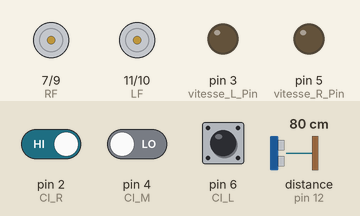
Recording of a sketch running on a simulated Arduino Uno, built with avr-gcc and run on an emulated ATmega328P. On the bench: motor-driver pin pairs drawn as motors (green arrow = first pin HIGH = forward, orange = second pin HIGH = backward, longer = more drive), output pins drawn as LEDs (lit = HIGH). Wiring (inferred from the names in the program): ultrasonic range finder: trigger pin 13; echo pin 12. Inputs (shaded band) come from the test bench; at power-on: pin 2 (CI_R) HIGH, distance to the obstacle (sensor on pin 12) 80 cm, pin 4 (CI_M) LOW, pin 6 (CI_L) HIGH. The echo pulse lasts 58.3 µs per cm; pins used as bus, display or sensor lines are not drawn.

Above: at 1.2 s.
1.3 s: pin 2 (CI_R) driven LOW
At 2.4 s:
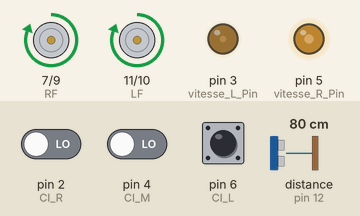
2.8 s: distance to the obstacle (sensor on pin 12) set to 13 cm
4.3 s: distance to the obstacle (sensor on pin 12) set to 10 cm
At 4.6 s:
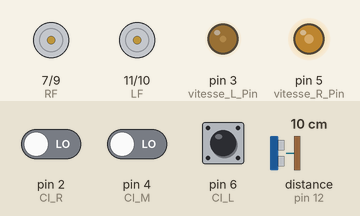
5.8 s: distance to the obstacle (sensor on pin 12) set to 18 cm
At 6.9 s:
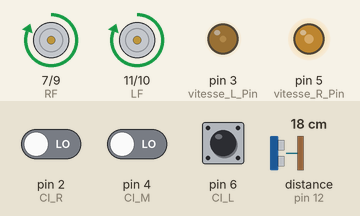
7.3 s: distance to the obstacle (sensor on pin 12) set to 2 cm
At 8.0 s:
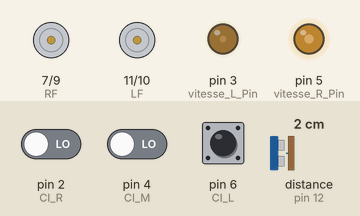
Timing chart, 0 to 9.8 s (numbered marks = the images above; inputs shaded):
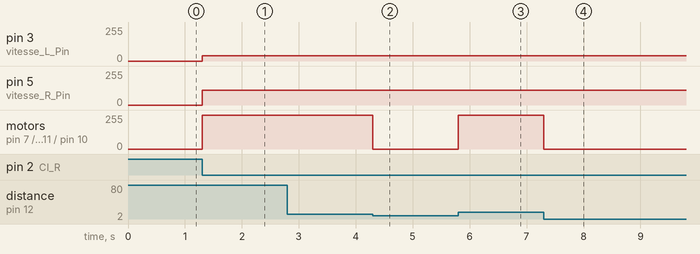

Measured:
- the behaviour switches between 12 and 11 cm on distance to the obstacle (sensor on pin 12) (found by bisection; images 1 and 2)
- after the input at 1.3 s, pin 3 (vitesse_L_Pin): 0/255 → 40/255 at once; pin 5 (vitesse_R_Pin): 0/255 → 110/255 at once; motor on pin 7 (RF) / pin 9 (RB), motor on pin 11 (LF) / pin 10 (LB): stopped → forward 255/255 at once
- after the input at 2.8 s, every drawn part: stays the same
- after the input at 4.3 s, motor on pin 7 (RF) / pin 9 (RB), motor on pin 11 (LF) / pin 10 (LB): forward 255/255 → stopped at once
- after the input at 5.8 s, motor on pin 7 (RF) / pin 9 (RB), motor on pin 11 (LF) / pin 10 (LB): stopped → forward 255/255 at once
- after the input at 7.3 s, motor on pin 7 (RF) / pin 9 (RB), motor on pin 11 (LF) / pin 10 (LB): forward 255/255 → stopped at once

The sketch:

sketch_may12a.ino
```cpp
/*******************************************************
 * Projet        : Robot Suiveur de Ligne avec Ultrason
 * Auteur        : Ahmed Jendoubi
 * Équipe projet :
 *    - Ahmed Jendoubi
 *    - Ahmed Yassin Trabelsi
 *    - Yassin Ben Hassen
 *    - Arij Melliti
 *    - Alaa Ben Hamouda
 *    - Emna Soltani
 *    - Yassin Dorii
 *
 * Compte GitHub  : https://github.com/AhmedGhost24
 * Code source    : https://github.com/AhmedGhost24/robot-suiveur-ligne
 *
 * Description    : Robot autonome qui suit une ligne
 *                  noire et évite les obstacles grâce à
 *                  un capteur à ultrasons (HC-SR04).
 *******************************************************/


const int CI_L = 6, CI_M = 4, CI_R = 2; // Capteurs infrarouges : gauche (CI_L), milieu (CI_M), droite (CI_R)
const int RF = 7, RB = 9, LB = 10, LF = 11; // Broches pour les deux moteurs : RF et RB pour le moteur droit, LF et LB pour le moteur gauche (Forward = avant, Backward = arrière)
const int trig = 13, echo = 12; // Broches pour le capteur à ultrasons : trig (émission), echo (réception)

const int vitesse_L_Pin = 3;  // Broche PWM pour contrôler la vitesse du moteur gauche
const int vitesse_R_Pin = 5;  // Broche PWM pour contrôler la vitesse du moteur droit

int vitesse_L = 50; // Vitesse initiale du moteur gauche (valeur entre 0 et 255)
int vitesse_R = 50; // Vitesse initiale du moteur droit (valeur entre 0 et 255)

enum direction_AA{ Forward, Backward};
enum direction_LR{ Right, Left, All};


void Moteur_controller(direction_AA _AA,direction_LR _LR); // Fonction pour contrôler les moteurs : définit leur direction (avant/arrière) et leur mouvement (gauche/droite)
void FollowLine();  // Fonction pour suivre une ligne noire ou blanche à l’aide des capteurs infrarouges
void Moteur_stop(); // Fonction pour arrêter tous les moteurs du robot
void Test_Moteurs();  // Fonction pour tester individuellement les moteurs gauche et droit
void Moteur_Move(); // Fonction pour faire avancer le robot tout droit
int mesurerDistanceCM();  // Fonction pour mesurer la distance (en centimètres) à l’aide du capteur à ultrasons


void setup()
{
  // les capteurs infrarouge
  pinMode(CI_L,INPUT);
  pinMode(CI_M,INPUT);
  pinMode(CI_R,INPUT);

  // le capteur ultrason
  pinMode(trig,OUTPUT);
  pinMode(echo,INPUT);

  // les moteurs
  pinMode(RF,OUTPUT);
  pinMode(RF,OUTPUT);
  pinMode(RB,OUTPUT);
  pinMode(LF,OUTPUT);
  pinMode(LB,OUTPUT);
}


void loop()
{
  int distance = mesurerDistanceCM();
  if (distance > 10)
    FollowLine();
  else
    Moteur_stop();
}

void Moteur_controller(direction_AA _AA, direction_LR _LR) {


  int baseSpeed = 75;
  int turnOffset = 35;

  switch (_LR) {
    case Right:
      vitesse_L = baseSpeed + turnOffset;
      vitesse_R = baseSpeed - turnOffset;
      break;

    case Left:
      vitesse_L = baseSpeed - turnOffset;
      vitesse_R = baseSpeed + turnOffset;
      break;

    case All:
      vitesse_L = baseSpeed;
      vitesse_R = baseSpeed;
      break;

    default:
      vitesse_L = 0;
      vitesse_R = 0;
      break;
  }

  analogWrite(vitesse_L_Pin, vitesse_L);
  analogWrite(vitesse_R_Pin, vitesse_R);

  switch (_AA) {
    case Forward:
      digitalWrite(RB, LOW);
      digitalWrite(LB, LOW);
      digitalWrite(RF, HIGH);
      digitalWrite(LF, HIGH);
      break;

    case Backward:
      digitalWrite(RB, HIGH);
      digitalWrite(LB, HIGH);
      digitalWrite(RF, LOW);
      digitalWrite(LF, LOW);
      break;

    default:
      digitalWrite(RB, LOW);
      digitalWrite(LB, LOW);
      digitalWrite(RF, LOW);
      digitalWrite(LF, LOW);
      break;
  }
}


void Moteur_stop(){
  digitalWrite(RB, LOW);
  digitalWrite(LB, LOW);
  digitalWrite(RF, LOW);
  digitalWrite(LF, LOW);
}

void Moteur_Move(){
  digitalWrite(RB, LOW);
  digitalWrite(LB, LOW);
  digitalWrite(RF, HIGH);
  digitalWrite(LF, HIGH);
}


void FollowLine() {
if (!digitalRead(CI_L) && digitalRead(CI_M) && !digitalRead(CI_R)) {
  Moteur_controller(Forward, All);
}
else if ((digitalRead(CI_L) && digitalRead(CI_M) && !digitalRead(CI_R)) ||
         (digitalRead(CI_L) && !digitalRead(CI_M) && !digitalRead(CI_R))) {
  Moteur_controller(Forward, Left);
}
else if ((!digitalRead(CI_L) && digitalRead(CI_M) && digitalRead(CI_R)) ||
         (!digitalRead(CI_L) && !digitalRead(CI_M) && digitalRead(CI_R))) {
  Moteur_controller(Forward, Right);
}
else {
  Moteur_stop();
}

/*
  | CI_L | CI_M | CI_R | Explication                            | Mouvement                            |
  |------|------|------|----------------------------------------|--------------------------------------|
  |  1   |  0   |  1   | Ligne centrée                          | Avancer tout droit (All)             |
  |  1   |  0   |  0   | Ligne légèrement à droite              | Tourner un peu à gauche              |
  |  1   |  1   |  0   | Ligne fortement à droite               | Tourner fort à gauche                |
  |  0   |  0   |  1   | Ligne légèrement à gauche              | Tourner un peu à droite              |
  |  0   |  1   |  1   | Ligne fortement à gauche               | Tourner fort à droite                |
  |     Autres cas     | Ligne non détectée                     | Arrêt (Moteur_stop)                  |
*/
}

void Test_Moteurs(){
  Moteur_stop();

  digitalWrite(RF, HIGH);
  digitalWrite(RF, LOW);
  delay(1000);

  digitalWrite(RB, HIGH);
  digitalWrite(RB, LOW);
  delay(1000);

  digitalWrite(LF, HIGH);
  digitalWrite(LF, LOW);
  delay(1000);

  digitalWrite(LB, HIGH);
  digitalWrite(LB, LOW);
  delay(1000);

  digitalWrite(RF, HIGH);
  digitalWrite(LF, HIGH);
  digitalWrite(RF, LOW);
  digitalWrite(LF, LOW);
  delay(1000);

  digitalWrite(RB, HIGH);
  digitalWrite(LB, HIGH);
  digitalWrite(RB, LOW);
  digitalWrite(LB, LOW);
  delay(1000);
}

// sonar.ping_cm() effectue les étapes suivantes :
// 1. Envoie une impulsion ultrasonique via le pin "trig" pendant 10 microsecondes
// 2. Attend que l'écho revienne via le pin "echo"
// 3. Mesure le temps de l'aller-retour de l'onde sonore en microsecondes
// 4. Calcule la distance en centimètres avec la formule suivante :
//      distance_cm = (durée_μs × 0.0343) / 2
//    → 0.0343 = vitesse du son en cm/μs (343 m/s)
//    → on divise par 2 car le son fait un aller-retour

int mesurerDistanceCM() {
  digitalWrite(trig, LOW);
  delayMicroseconds(2);

  digitalWrite(trig, HIGH);
  delayMicroseconds(10);

  digitalWrite(trig, LOW);

  long duree = pulseIn(echo, HIGH); // durée en microsecondes

  int distance = duree * 0.0343 / 2; // convertir en cm
  return distance;
}
```
